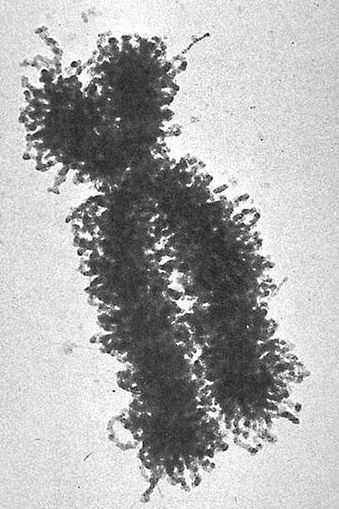
%> input picture lab01b/Fourier_descriptors/electron_micrograph_of_a_human_chromosome.jpg, 339 x 509 px
$ octave fd.m   (GNU Octave 9; MATLAB toolbox functions it lacks are replaced by stand-ins)
%> lines starting %> are read from the running program, lines starting %| are printed output that depends on the picture; in (x1, y1, x2, y2) boxes, pixels count from 0 and x2, y2 are one past the last pixel; in counts of white or black regions, pixels touching at a corner belong together; the program's own positions count from 1

clear all
close all

%
I = imread('electron_micrograph_of_a_human_chromosome.jpg');
%> I is the input picture: size 509x339 uint8; min 0, max 255, mean 173
figure, imshow(I);

%
I = 1-im2double(I);
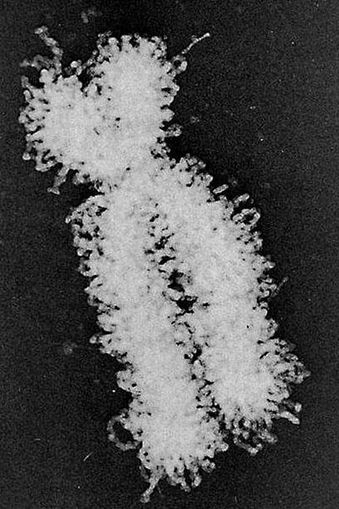
%> I: size 509x339 double; min 0, max 1, mean 0.322
h = fspecial('gaussian',25,15);
I = imfilter(I,h,'replicate');
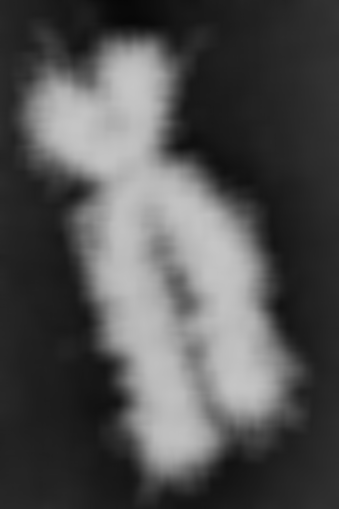
%> I: size 509x339 double; min 0.03, max 0.777, mean 0.322
I = im2bw(I,1.7*graythresh(I));
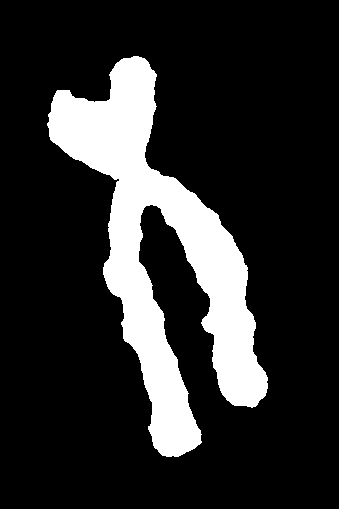
%> I: size 509x339 logical; 17.5% white; 1 white region, box (x1, y1, x2, y2) and area: (47, 56, 268, 457) 30151
figure, imshow(I);

% Find a starting point on the boundary
[rows cols] = find(I~=0);
%> rows = 30151 values from 57 to 457; cols = 30151 values from 48 to 268

contour = bwtraceboundary(I, [rows(1), cols(1)], 'N');
%> contour = 1417 rows, first 12: [124 48; 123 49; 122 50; 121 50; 120 50; 119 50; 118 50; 117 49; 116 49; 115 49; 114 50; 113 51]

% Subsample the boundary points so we have exactly 128, and put them into a
% complex number format (x + jy)
sampleFactor = length(contour)/128;
%> sampleFactor = 11.07
dist = 1;
for i=1:128
    c(i) = contour(round(dist),2) + j*contour(round(dist),1);
    dist = dist + sampleFactor;
end
%> this loop made 128 passes
%> dist on passes 1 to 12: 12.07, 23.14, 34.21, 45.28, 56.35, 67.42, 78.49, 89.56, 100.6, 111.7, 122.8, 133.8
%> after the loop, dist = 1418

C = fft(c);
% Chop out some of the smaller coefficients (less than umax)
% umax = 32;
umax = 8;
Capprox = C;
for u=1:128
    if u > umax & u < 128-umax
        Capprox(u) = 0;
    end
end

% Take inverse fft
cApprox = ifft(Capprox);

% Show original boundary and approximated boundary
imshow(imcomplement(bwperim(I)));
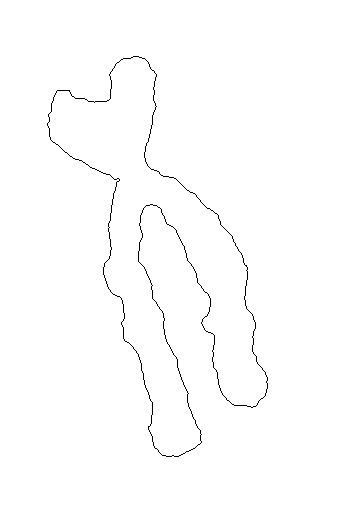
%> displayed picture: size 509x339 logical; 99.2% white; black in thin lines or dots, all inside (x1, y1, x2, y2) = (47, 56, 268, 457)
hold on, plot(cApprox,'r');
%> after `plot(cApprox,'r')`:
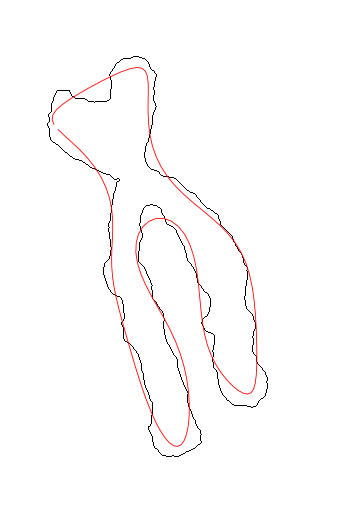
%> figure redrawn from the program's plot data
